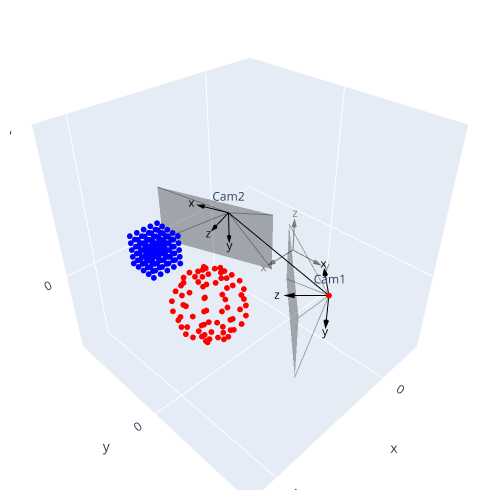

The code cell stored with this chart in its notebook:
### Code cell
# example data: sphere 
px, py, pz = 4.5, 1, 1
data1 = np.array([[np.cos(theta)*np.sin(phi)+px, np.sin(theta)*np.sin(phi)+py, np.cos(phi)+pz] 
                 for theta in np.linspace(0, 2*np.pi, 10)
                 for phi in np.linspace(0, np.pi, 10)])
# example data: cube
px, py, pz = 4, -2, 1
t_ = np.linspace(-0.5, 0.5, 5)
x_, y_, z_ = t_ + px, t_ + py, t_ + pz
x, y, z = np.meshgrid(x_, y_, z_, indexing='ij')
data2 = np.c_[x.ravel(), y.ravel(), z.ravel()]

# create a point cloud object
pts = PointCloud()
pts.add_data([data1, 'red'])
pts.add_data([data2, 'blue'])

# create two cameras
camera1 = Camera(Ry(np.pi/2)@Rz(-np.pi/2)@Ry(np.pi/4), np.array([2, 3, 1]), "Cam1")
camera2 = Camera(Ry(np.pi/2)@Rz(-np.pi/2)@Ry(-np.pi/9), np.array([1, -2, 1]), "Cam2")

camera1.capture(pts)
camera2.capture(pts)

# add some other objects
line1 = Segment(camera1.center, camera2.center, color='black')
pt1 = Point(camera1.center, color='red')

FIG = plot_all([camera1, camera2, pts, line1, pt1], world=True)


# -----------------------------
# Save the 3D plot as png file just for demonstration purpose on GitHub
FIG.write_image("fig1.png")
%run display_image.py
# -----------------------------

camera1.show_image()
camera2.show_image()

### Figure 1 — Plotly figure (JSON) as saved in the notebook; plotly's stock layout.template omitted (floating-point values rounded to 4 significant figures)
{"data": [{"line": {"color": "gray"}, "mode": "lines", "showlegend": false, "type": "scatter3d", "x": [0, 1], "y": [0, 0], "z": [0, 0]}, {"colorscale": [[0, "gray"], [1, "gray"]], "showlegend": false, "showscale": false, "sizemode": "scaled", "sizeref": 0.3, "type": "cone", "u": [1], "v": [0], "w": [0], "x": [1], "y": [0], "z": [0]}, {"mode": "text", "showlegend": false, "text": ["x"], "textfont": {"color": "gray"}, "textposition": "middle center", "type": "scatter3d", "x": [1.4], "y": [0], "z": [0]}, {"line": {"color": "gray"}, "mode": "lines", "showlegend": false, "type": "scatter3d", "x": [0, 0], "y": [0, 1], "z": [0, 0]}, {"colorscale": [[0, "gray"], [1, "gray"]], "showlegend": false, "showscale": false, "sizemode": "scaled", "sizeref": 0.3, "type": "cone", "u": [0], "v": [1], "w": [0], "x": [0], "y": [1], "z": [0]}, {"mode": "text", "showlegend": false, "text": ["y"], "textfont": {"color": "gray"}, "textposition": "middle center", "type": "scatter3d", "x": [0], "y": [1.4], "z": [0]}, {"line": {"color": "gray"}, "mode": "lines", "showlegend": false, "type": "scatter3d", "x": [0, 0], "y": [0, 0], "z": [0, 1]}, {"colorscale": [[0, "gray"], [1, "gray"]], "showlegend": false, "showscale": false, "sizemode": "scaled", "sizeref": 0.3, "type": "cone", "u": [0], "v": [0], "w": [1], "x": [0], "y": [0], "z": [1]}, {"mode": "text", "showlegend": false, "text": ["z"], "textfont": {"color": "gray"}, "textposition": "middle center", "type": "scatter3d", "x": [0], "y": [0], "z": [1.4]}, {"line": {"color": "black"}, "mode": "lines", "showlegend": false, "type": "scatter3d", "x": [2, 1.293], "y": [3, 2.293], "z": [1, 1.0]}, {"colorscale": [[0, "black"], [1, "black"]], "showlegend": false, "showscale": false, "sizemode": "scaled", "sizeref": 0.3, "type": "cone", "u": [-0.7071], "v": [-0.7071], "w": [-1.11e-16], "x": [1.293], "y": [2.293], "z": [1.0]}, {"mode": "text", "showlegend": false, "text": ["x"], "textfont": {"color": "black"}, "textposition": "middle center", "type": "scatter3d", "x": [1.01], "y": [2.01], "z": [1.0]}, {"line": {"color": "black"}, "mode": "lines", "showlegend": false, "type": "scatter3d", "x": [2, 2], "y": [3, 3], "z": [1, 0]}, {"colorscale": [[0, "black"], [1, "black"]], "showlegend": false, "showscale": false, "sizemode": "scaled", "sizeref": 0.3, "type": "cone", "u": [0], "v": [0], "w": [-1], "x": [2], "y": [3], "z": [0]}, {"mode": "text", "showlegend": false, "text": ["y"], "textfont": {"color": "black"}, "textposition": "middle center", "type": "scatter3d", "x": [2.0], "y": [3.0], "z": [-0.4]}, {"line": {"color": "black"}, "mode": "lines", "showlegend": false, "type": "scatter3d", "x": [2, 2.707], "y": [3, 2.293], "z": [1, 1]}, {"colorscale": [[0, "black"], [1, "black"]], "showlegend": false, "showscale": false, "sizemode": "scaled", "sizeref": 0.3, "type": "cone", "u": [0.7071], "v": [-0.7071], "w": [0], "x": [2.707], "y": [2.293], "z": [1]}, {"mode": "text", "showlegend": false, "text": ["z"], "textfont": {"color": "black"}, "textposition": "middle center", "type": "scatter3d", "x": [2.99], "y": [2.01], "z": [1.0]}, {"color": "black", "i": [0, 0], "j": [1, 2], "k": [2, 3], "opacity": 0.3, "type": "mesh3d", "x": [4.121, 1.293, 1.293, 4.121], "y": [3.707, 0.8787, 0.8787, 3.707], "z": [2, 2.0, -2.22e-16, 2.22e-16]}, {"line": {"color": "black"}, "mode": "lines", "opacity": 0.3, "showlegend": false, "type": "scatter3d", "x": [2, 4.121], "y": [3, 3.707], "z": [1, 2]}, {"line": {"color": "black"}, "mode": "lines", "opacity": 0.3, "showlegend": false, "type": "scatter3d", "x": [2, 1.293], "y": [3, 0.8787], "z": [1, 2.0]}, {"line": {"color": "black"}, "mode": "lines", "opacity": 0.3, "showlegend": false, "type": "scatter3d", "x": [2, 1.293], "y": [3, 0.8787], "z": [1, -2.22e-16]}, {"line": {"color": "black"}, "mode": "lines", "opacity": 0.3, "showlegend": false, "type": "scatter3d", "x": [2, 4.121], "y": [3, 3.707], "z": [1, 2.22e-16]}, {"marker": {"color": "black", "opacity": 1, "size": 2}, "mode": "text", "showlegend": false, "text": ["Cam1"], "type": "scatter3d", "x": [2], "y": [3], "z": [1]}, {"line": {"color": "black"}, "mode": "lines", "showlegend": false, "type": "scatter3d", "x": [1, 1.342], "y": [-2, -2.94], "z": [1, 1]}, {"colorscale": [[0, "black"], [1, "black"]], "showlegend": false, "showscale": false, "sizemode": "scaled", "sizeref": 0.3, "type": "cone", "u": [0.342], "v": [-0.9397], "w": [0], "x": [1.342], "y": [-2.94], "z": [1]}, {"mode": "text", "showlegend": false, "text": ["x"], "textfont": {"color": "black"}, "textposition": "middle center", "type": "scatter3d", "x": [1.479], "y": [-3.316], "z": [1.0]}, {"line": {"color": "black"}, "mode": "lines", "showlegend": false, "type": "scatter3d", "x": [1, 1], "y": [-2, -2], "z": [1, 0]}, {"colorscale": [[0, "black"], [1, "black"]], "showlegend": false, "showscale": false, "sizemode": "scaled", "sizeref": 0.3, "type": "cone", "u": [0], "v": [0], "w": [-1], "x": [1], "y": [-2], "z": [0]}, {"mode": "text", "showlegend": false, "text": ["y"], "textfont": {"color": "black"}, "textposition": "middle center", "type": "scatter3d", "x": [1.0], "y": [-2.0], "z": [-0.4]}, {"line": {"color": "black"}, "mode": "lines", "showlegend": false, "type": "scatter3d", "x": [1, 1.94], "y": [-2, -1.658], "z": [1, 1]}, {"colorscale": [[0, "black"], [1, "black"]], "showlegend": false, "showscale": false, "sizemode": "scaled", "sizeref": 0.3, "type": "cone", "u": [0.9397], "v": [0.342], "w": [0], "x": [1.94], "y": [-1.658], "z": [1]}, {"mode": "text", "showlegend": false, "text": ["z"], "textfont": {"color": "black"}, "textposition": "middle center", "type": "scatter3d", "x": [2.316], "y": [-1.521], "z": [1.0]}, {"color": "black", "i": [0, 0], "j": [1, 2], "k": [2, 3], "opacity": 0.3, "type": "mesh3d", "x": [1.256, 2.624, 2.624, 1.256], "y": [0.2214, -3.537, -3.537, 0.2214], "z": [2, 2, -1.11e-16, 0]}, {"line": {"color": "black"}, "mode": "lines", "opacity": 0.3, "showlegend": false, "type": "scatter3d", "x": [1, 1.256], "y": [-2, 0.2214], "z": [1, 2]}, {"line": {"color": "black"}, "mode": "lines", "opacity": 0.3, "showlegend": false, "type": "scatter3d", "x": [1, 2.624], "y": [-2, -3.537], "z": [1, 2]}, {"line": {"color": "black"}, "mode": "lines", "opacity": 0.3, "showlegend": false, "type": "scatter3d", "x": [1, 2.624], "y": [-2, -3.537], "z": [1, -1.11e-16]}, {"line": {"color": "black"}, "mode": "lines", "opacity": 0.3, "showlegend": false, "type": "scatter3d", "x": [1, 1.256], "y": [-2, 0.2214], "z": [1, 0]}, {"marker": {"color": "black", "opacity": 1, "size": 2}, "mode": "text", "showlegend": false, "text": ["Cam2"], "type": "scatter3d", "x": [1], "y": [-2], "z": [1]}, {"marker": {"color": "red", "opacity": 1, "size": 2}, "mode": "markers", "showlegend": false, "type": "scatter3d", "x": [4.5, 4.842, 5.143, 5.366, 5.485, 5.485, 5.366, 5.143, 4.842, 4.5, 4.5, 4.762, 4.992, 5.163, 5.254, 5.254, 5.163, 4.992, 4.762, 4.5, 4.5, 4.559, 4.612, 4.65, 4.671, 4.671, 4.65, 4.612, 4.559, 4.5, 4.5, 4.329, 4.179, 4.067, 4.008, 4.008, 4.067, 4.179, 4.329, 4.5, 4.5, 4.179, 3.896, 3.686, 3.575, 3.575, 3.686, 3.896, 4.179, 4.5, 4.5, 4.179, 3.896, 3.686, 3.575, 3.575, 3.686, 3.896, 4.179, 4.5, 4.5, 4.329, 4.179, 4.067, 4.008, 4.008, 4.067, 4.179, 4.329, 4.5, 4.5, 4.559, 4.612, 4.65, 4.671, 4.671, 4.65, 4.612, 4.559, 4.5, 4.5, 4.762, 4.992, 5.163, 5.254, 5.254, 5.163, 4.992, 4.762, 4.5, 4.5, 4.842, 5.143, 5.366, 5.485, 5.485, 5.366, 5.143, 4.842, 4.5], "y": [1, 1, 1, 1, 1, 1, 1, 1, 1, 1, 1, 1.22, 1.413, 1.557, 1.633, 1.633, 1.557, 1.413, 1.22, 1, 1, 1.337, 1.633, 1.853, 1.97, 1.97, 1.853, 1.633, 1.337, 1.0, 1, 1.296, 1.557, 1.75, 1.853, 1.853, 1.75, 1.557, 1.296, 1, 1, 1.117, 1.22, 1.296, 1.337, 1.337, 1.296, 1.22, 1.117, 1, 1, 0.883, 0.7802, 0.7038, 0.6632, 0.6632, 0.7038, 0.7802, 0.883, 1, 1, 0.7038, 0.4433, 0.25, 0.1471, 0.1471, 0.25, 0.4433, 0.7038, 1.0, 1, 0.6632, 0.367, 0.1471, 0.03015, 0.03015, 0.1471, 0.367, 0.6632, 1.0, 1, 0.7802, 0.5868, 0.4433, 0.367, 0.367, 0.4433, 0.5868, 0.7802, 1.0, 1, 1.0, 1.0, 1.0, 1.0, 1.0, 1.0, 1.0, 1.0, 1], "z": [2, 1.94, 1.766, 1.5, 1.174, 0.8264, 0.5, 0.234, 0.06031, 0, 2, 1.94, 1.766, 1.5, 1.174, 0.8264, 0.5, 0.234, 0.06031, 0, 2, 1.94, 1.766, 1.5, 1.174, 0.8264, 0.5, 0.234, 0.06031, 0, 2, 1.94, 1.766, 1.5, 1.174, 0.8264, 0.5, 0.234, 0.06031, 0, 2, 1.94, 1.766, 1.5, 1.174, 0.8264, 0.5, 0.234, 0.06031, 0, 2, 1.94, 1.766, 1.5, 1.174, 0.8264, 0.5, 0.234, 0.06031, 0, 2, 1.94, 1.766, 1.5, 1.174, 0.8264, 0.5, 0.234, 0.06031, 0, 2, 1.94, 1.766, 1.5, 1.174, 0.8264, 0.5, 0.234, 0.06031, 0, 2, 1.94, 1.766, 1.5, 1.174, 0.8264, 0.5, 0.234, 0.06031, 0, 2, 1.94, 1.766, 1.5, 1.174, 0.8264, 0.5, 0.234, 0.06031, 0]}, {"marker": {"color": "blue", "opacity": 1, "size": 2}, "mode": "markers", "showlegend": false, "type": "scatter3d", "x": [3.5, 3.5, 3.5, 3.5, 3.5, 3.5, 3.5, 3.5, 3.5, 3.5, 3.5, 3.5, 3.5, 3.5, 3.5, 3.5, 3.5, 3.5, 3.5, 3.5, 3.5, 3.5, 3.5, 3.5, 3.5, 3.75, 3.75, 3.75, 3.75, 3.75, 3.75, 3.75, 3.75, 3.75, 3.75, 3.75, 3.75, 3.75, 3.75, 3.75, 3.75, 3.75, 3.75, 3.75, 3.75, 3.75, 3.75, 3.75, 3.75, 3.75, 4, 4, 4, 4, 4, 4, 4, 4, 4, 4, 4, 4, 4, 4, 4, 4, 4, 4, 4, 4, 4, 4, 4, 4, 4, 4.25, 4.25, 4.25, 4.25, 4.25, 4.25, 4.25, 4.25, 4.25, 4.25, 4.25, 4.25, 4.25, 4.25, 4.25, 4.25, 4.25, 4.25, 4.25, 4.25, 4.25, 4.25, 4.25, 4.25, 4.25, 4.5, 4.5, 4.5, 4.5, 4.5, 4.5, 4.5, 4.5, 4.5, 4.5, 4.5, 4.5, 4.5, 4.5, 4.5, 4.5, 4.5, 4.5, 4.5, 4.5, 4.5, 4.5, 4.5, 4.5, 4.5], "y": [-2.5, -2.5, -2.5, -2.5, -2.5, -2.25, -2.25, -2.25, -2.25, -2.25, -2, -2, -2, -2, -2, -1.75, -1.75, -1.75, -1.75, -1.75, -1.5, -1.5, -1.5, -1.5, -1.5, -2.5, -2.5, -2.5, -2.5, -2.5, -2.25, -2.25, -2.25, -2.25, -2.25, -2, -2, -2, -2, -2, -1.75, -1.75, -1.75, -1.75, -1.75, -1.5, -1.5, -1.5, -1.5, -1.5, -2.5, -2.5, -2.5, -2.5, -2.5, -2.25, -2.25, -2.25, -2.25, -2.25, -2, -2, -2, -2, -2, -1.75, -1.75, -1.75, -1.75, -1.75, -1.5, -1.5, -1.5, -1.5, -1.5, -2.5, -2.5, -2.5, -2.5, -2.5, -2.25, -2.25, -2.25, -2.25, -2.25, -2, -2, -2, -2, -2, -1.75, -1.75, -1.75, -1.75, -1.75, -1.5, -1.5, -1.5, -1.5, -1.5, -2.5, -2.5, -2.5, -2.5, -2.5, -2.25, -2.25, -2.25, -2.25, -2.25, -2, -2, -2, -2, -2, -1.75, -1.75, -1.75, -1.75, -1.75, -1.5, -1.5, -1.5, -1.5, -1.5], "z": [0.5, 0.75, 1, 1.25, 1.5, 0.5, 0.75, 1, 1.25, 1.5, 0.5, 0.75, 1, 1.25, 1.5, 0.5, 0.75, 1, 1.25, 1.5, 0.5, 0.75, 1, 1.25, 1.5, 0.5, 0.75, 1, 1.25, 1.5, 0.5, 0.75, 1, 1.25, 1.5, 0.5, 0.75, 1, 1.25, 1.5, 0.5, 0.75, 1, 1.25, 1.5, 0.5, 0.75, 1, 1.25, 1.5, 0.5, 0.75, 1, 1.25, 1.5, 0.5, 0.75, 1, 1.25, 1.5, 0.5, 0.75, 1, 1.25, 1.5, 0.5, 0.75, 1, 1.25, 1.5, 0.5, 0.75, 1, 1.25, 1.5, 0.5, 0.75, 1, 1.25, 1.5, 0.5, 0.75, 1, 1.25, 1.5, 0.5, 0.75, 1, 1.25, 1.5, 0.5, 0.75, 1, 1.25, 1.5, 0.5, 0.75, 1, 1.25, 1.5, 0.5, 0.75, 1, 1.25, 1.5, 0.5, 0.75, 1, 1.25, 1.5, 0.5, 0.75, 1, 1.25, 1.5, 0.5, 0.75, 1, 1.25, 1.5, 0.5, 0.75, 1, 1.25, 1.5]}, {"line": {"color": "black"}, "mode": "lines", "opacity": 1, "showlegend": false, "type": "scatter3d", "x": [2, 1], "y": [3, -2], "z": [1, 1]}, {"marker": {"color": "red", "size": 2}, "mode": "markers", "showlegend": false, "type": "scatter3d", "x": [2], "y": [3], "z": [1]}], "layout": {"height": 500, "margin": {"b": 10, "l": 10, "r": 10, "t": 10}, "scene": {"aspectratio": {"x": 1, "y": 1, "z": 1}, "xaxis": {"nticks": 4, "range": [-2, 6]}, "yaxis": {"nticks": 4, "range": [-4, 4]}, "zaxis": {"nticks": 4, "range": [-3, 5]}}, "width": 500}}
